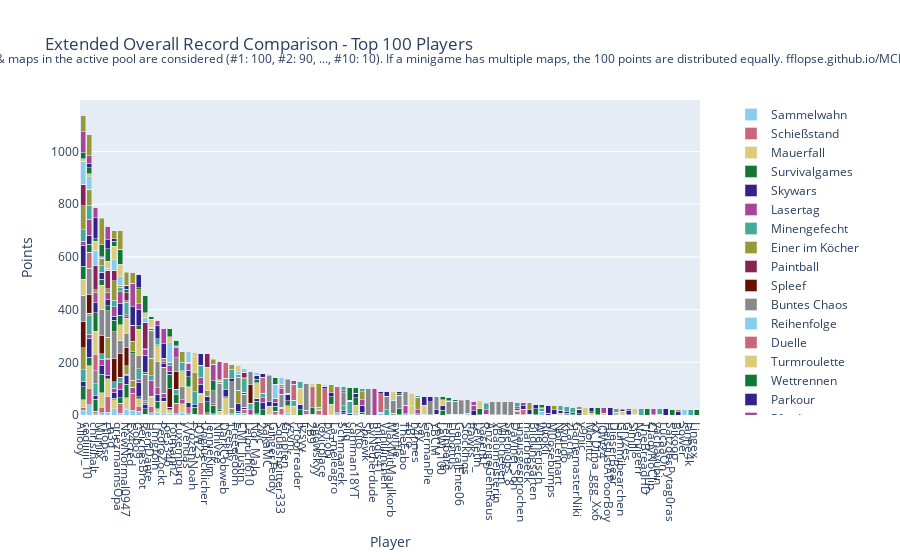

Here is the notebook cell this chart was saved with:
### Code cell
import plotly.graph_objects as go
import plotly.express as px

# Sum all columns to get the total score
outDf['Total'] = outDf.sum(axis=1)

outDf = remove_duplicate_columns(outDf)

# Sort by total score and fill N/A values with 0
outDf = outDf.sort_values(by='Total', ascending=False).fillna(0)

# Crop to top 100 players
cropDf = outDf.head(100).copy()

# Compute Total again for the cropped data
cropDf['Total'] = cropDf.drop(columns=['Total']).sum(axis=1)

# Sort the cropped data by Total
cropDf = cropDf.sort_values(by='Total', ascending=False)

# Drop the 'Total' column for plotting
cropDf = cropDf.drop(columns=['Total'])

# Create integer positions and player names
positions = list(range(len(cropDf)))
player_names = list(cropDf.index)

# Create a color palette
color_palette = px.colors.qualitative.Safe

# Create the stacked bar plot
fig = go.Figure()

cropDf = remove_duplicate_columns(cropDf)

for column in cropDf.columns:
   fig.add_trace(go.Bar(
       x=positions,
       y=cropDf[column],
       name=column,
       marker_color=color_palette[len(fig.data) % len(color_palette)]
   ))

# Update layout
fig.update_layout(
   barmode='stack',
   title='Extended Overall Record Comparison - Top 100 Players',
   xaxis=dict(
       title='Player',
       tickmode='array',
       tickvals=positions,
       ticktext=player_names
   ),
   yaxis=dict(title='Points'),
   legend=dict(
       x=1.05,
       y=0.5,
       traceorder='normal',
       font=dict(size=12),
       bgcolor='rgba(255, 255, 255, 0)',
       bordercolor='rgba(0, 0, 0, 0)'
   ),
   margin=dict(r=200),
   annotations=[
       dict(
           x=0.5,
           y=1.1635,
           xref='paper',
           yref='paper',
           text='Max 100 points per minigame. Records #1 through #10 of games & maps in the active pool are considered (#1: 100, #2: 90, ..., #10: 10). If a minigame has multiple maps, the 100 points are distributed equally. fflopse.github.io/MCP-Records/data-analysis/global-ranking.ipynb',
           showarrow=False,
           font=dict(size=12),
           xanchor='center'
       )
   ]
)

fig.show()

fig.write_html('out/full_overall_record_comparison.html')
